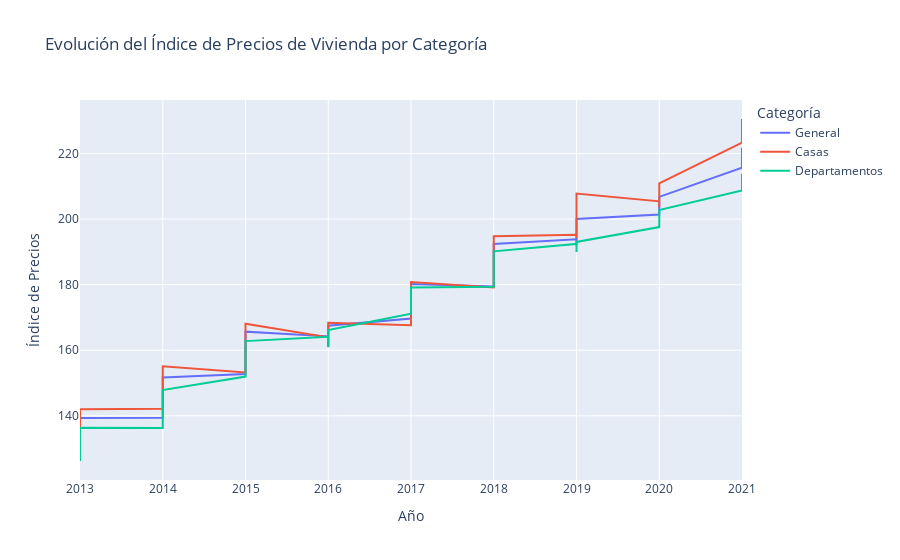

Notebook code cell kept with this figure:
### Code cell
file_path_vivienda = r'C:\Users\azuka\OneDrive\Documentos\U\Analitica\PRIndicedePreciosdeVivienda_Banco Central.xlsx'
ipv_zona_geografica = pd.read_excel(file_path_vivienda, sheet_name=0, skiprows=3)

ipv_zona_geografica_clean = ipv_zona_geografica.dropna(how='all', axis=1)
ipv_zona_geografica_clean.columns = [
    'Año', 'Trimestre', 'General', 'Casas', 'Departamentos', 
    'General_tri', 'Casas_tri', 'Departamentos_tri', 
    'General_anu', 'Casas_anu', 'Departamentos_anu'
]

ipv_zona_geografica_clean = ipv_zona_geografica_clean[['Año', 'General', 'Casas', 'Departamentos']]
ipv_zona_geografica_clean['Año'] = pd.to_numeric(ipv_zona_geografica_clean['Año'], errors='coerce')
ipv_zona_geografica_clean['General'] = pd.to_numeric(ipv_zona_geografica_clean['General'], errors='coerce')
ipv_zona_geografica_clean['Casas'] = pd.to_numeric(ipv_zona_geografica_clean['Casas'], errors='coerce')
ipv_zona_geografica_clean['Departamentos'] = pd.to_numeric(ipv_zona_geografica_clean['Departamentos'], errors='coerce')

ipv_zona_geografica_clean = ipv_zona_geografica_clean.dropna(subset=['Año'])
ipv_zona_geografica_clean = ipv_zona_geografica_clean[ipv_zona_geografica_clean['Año'] >= 2013]

print("Datos de precios de vivienda limpio:")
print(ipv_zona_geografica_clean.head())

fig = px.line(ipv_zona_geografica_clean, 
              x='Año', 
              y=['General', 'Casas', 'Departamentos'], 
              labels={'value': 'Índice de Precios', 'variable': 'Categoría'},
              title='Evolución del Índice de Precios de Vivienda por Categoría')
fig.show()

### Figure 1 — Plotly figure (JSON) as saved in the notebook; plotly's stock layout.template omitted (floating-point values rounded to 4 significant figures)
{"data": [{"hovertemplate": "Categoría=General<br>Año=%{x}<br>Índice de Precios=%{y}<extra></extra>", "legendgroup": "General", "line": {"color": "#636efa", "dash": "solid"}, "marker": {"symbol": "circle"}, "mode": "lines", "name": "General", "orientation": "v", "showlegend": true, "type": "scatter", "x": [2013, 2013, 2013, 2013, 2014, 2014, 2014, 2014, 2015, 2015, 2015, 2015, 2016, 2016, 2016, 2016, 2017, 2017, 2017, 2017, 2018, 2018, 2018, 2018, 2019, 2019, 2019, 2019, 2020, 2020, 2020, 2020, 2021, 2021], "xaxis": "x", "y": [129.8, 134.2, 135.5, 139.4, 139.4, 141.6, 146.8, 151.7, 152.7, 156.8, 162.7, 165.7, 164.2, 161.6, 162.8, 167.5, 169.7, 172.0, 175.1, 180.2, 179.5, 183.4, 189.4, 192.4, 193.9, 192.1, 196.5, 200.0, 201.4, 205.3, 201.6, 206.7, 215.7, 221.7], "yaxis": "y"}, {"hovertemplate": "Categoría=Casas<br>Año=%{x}<br>Índice de Precios=%{y}<extra></extra>", "legendgroup": "Casas", "line": {"color": "#EF553B", "dash": "solid"}, "marker": {"symbol": "circle"}, "mode": "lines", "name": "Casas", "orientation": "v", "showlegend": true, "type": "scatter", "x": [2013, 2013, 2013, 2013, 2014, 2014, 2014, 2014, 2015, 2015, 2015, 2015, 2016, 2016, 2016, 2016, 2017, 2017, 2017, 2017, 2018, 2018, 2018, 2018, 2019, 2019, 2019, 2019, 2020, 2020, 2020, 2020, 2021, 2021], "xaxis": "x", "y": [132.9, 137.4, 138.3, 142.0, 142.1, 144.0, 149.9, 155.1, 153.2, 158.3, 165.2, 168.1, 163.9, 161.0, 164.4, 168.4, 167.6, 169.8, 174.7, 180.8, 179.2, 185.3, 192.5, 194.8, 195.2, 194.2, 203.6, 207.8, 205.4, 209.8, 203.7, 210.9, 223.3, 230.5], "yaxis": "y"}, {"hovertemplate": "Categoría=Departamentos<br>Año=%{x}<br>Índice de Precios=%{y}<extra></extra>", "legendgroup": "Departamentos", "line": {"color": "#00cc96", "dash": "solid"}, "marker": {"symbol": "circle"}, "mode": "lines", "name": "Departamentos", "orientation": "v", "showlegend": true, "type": "scatter", "x": [2013, 2013, 2013, 2013, 2014, 2014, 2014, 2014, 2015, 2015, 2015, 2015, 2016, 2016, 2016, 2016, 2017, 2017, 2017, 2017, 2018, 2018, 2018, 2018, 2019, 2019, 2019, 2019, 2020, 2020, 2020, 2020, 2021, 2021], "xaxis": "x", "y": [126.2, 130.6, 132.3, 136.4, 136.3, 138.8, 143.2, 147.9, 152.0, 154.9, 159.7, 162.8, 164.1, 161.9, 160.9, 166.2, 171.1, 173.6, 175.0, 179.2, 179.4, 181.6, 186.5, 190.2, 192.4, 190.0, 189.9, 193.0, 197.5, 201.0, 199.2, 202.8, 208.7, 213.8], "yaxis": "y"}], "layout": {"legend": {"title": {"text": "Categoría"}, "tracegroupgap": 0}, "title": {"text": "Evolución del Índice de Precios de Vivienda por Categoría"}, "xaxis": {"anchor": "y", "domain": [0, 1], "title": {"text": "Año"}}, "yaxis": {"anchor": "x", "domain": [0, 1], "title": {"text": "Índice de Precios"}}}}
